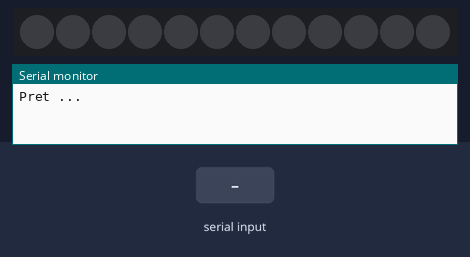
The sketch below on a simulated Arduino Uno, built with avr-gcc and run on an emulated ATmega328P. Parts: 12 RGB LEDs in strip order, left to right, the last lines printed to the serial monitor. The test bench sets the inputs (shaded band).

Above: at 1.2 s.
1.3 s: "LEDON" received over the second serial link
At 1.8 s:
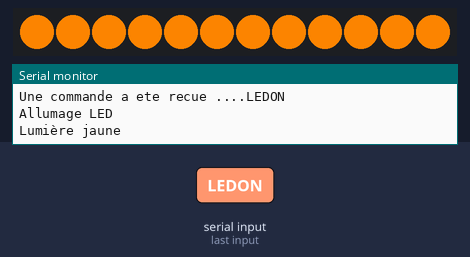
2.8 s: "LEDOFF" received over the second serial link
At 3.4 s:
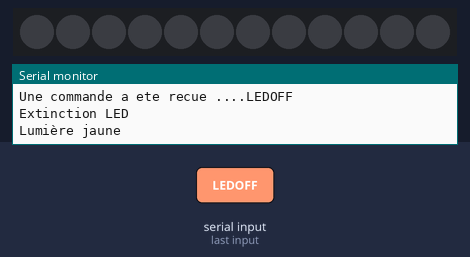
Timing chart, 0 to 5.8 s (numbered marks = the images above; inputs shaded):
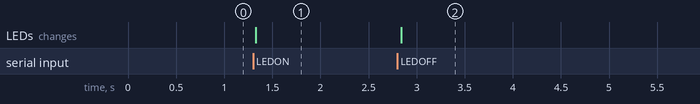

Measured:
- after the input at 1.3 s, the LEDs: change at once (image 1)
- after the input at 2.8 s, the LEDs: change at once (image 2)

The sketch:

Application_de_base_BANDELED.ino
```cpp
// Bluetooth
#include <SoftwareSerial.h>  //Librairie Software Serial Port
#define RX 10                //Pin 10 pour RX
#define TX 11                //Pin 11 pour TX

// Creation objet serie pour le hc06
SoftwareSerial PhmHC06Serie(RX,TX);

String cmd="";

// Bande LED
#include <Adafruit_NeoPixel.h>
int X = 12;
Adafruit_NeoPixel strip = Adafruit_NeoPixel(X, 6, NEO_GRB + NEO_KHZ800);

void setup()  {
  // Bluetooth
  Serial.begin(9600);
  Serial.println("Pret ...");
  PhmHC06Serie.begin(9600);  //Valeur par défaut pour le HC06

  // Bande LED
  strip.begin();
  strip.show();
}
void loop()
{
 //Lecture des données HC06
  while(PhmHC06Serie.available()>0){
    cmd+=(char)PhmHC06Serie.read();
    delayMicroseconds(500);
    Serial.println(cmd);
  }

  //Traitement de la commande recue
  if(cmd!=""){
    Serial.print("Une commande a ete recue ....");
    Serial.println(cmd);
    // Commande LEDON pour allumage LED
    if(cmd=="LEDON"){
        Serial.println("Allumage LED");
        for(int i = 0; i < X; i++ ) {strip.setPixelColor(i, 245, 128, 0);}
        strip.show();
        Serial.println("Lumière jaune");
        delay(1000);
    }
    // Commande LEDOFF pour extinction LED
    if(cmd=="LEDOFF"){
        Serial.println("Extinction LED");
        for(int i = 0; i < X; i++ ) {strip.setPixelColor(i, 0, 0, 0);}
        strip.show();
        Serial.println("Lumière jaune");
        delay(1000);
    }
    cmd=""; //Reset variable commande envoyée par Bluetooth
  }
}
```
